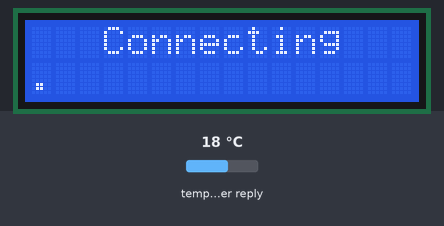
Bench run of a sketch on a simulated ESP8266 (NodeMCU). Shown: 16×2 character LCD. Inputs (shaded band) come from the test bench; at power-on: temperature in the weather reply 18 °C. WiFi joins after 1.5 s; servers stay silent unless stated; web services answer with replies made up by the test bench; what the sketch prints to the serial monitor is not drawn.

Above: at 0.7 s.
At 1.7 s:
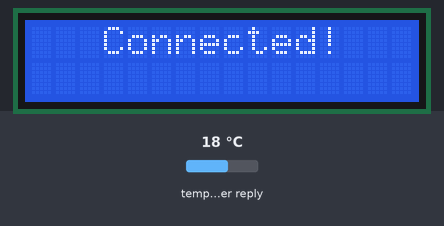
At 2.7 s:
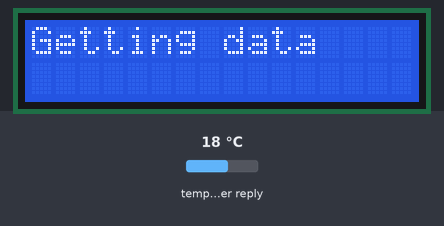
At 4.1 s:
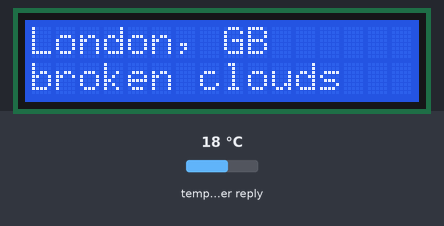
At 9.2 s:
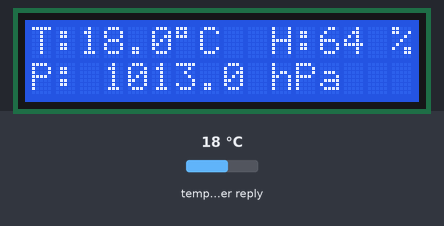

Measured:
- what the display in image 1 shows lasts 1.0 s, from 1.7 s to 2.7 s
- what the display in image 2 shows lasts 1.4 s, from 2.7 s to 4.1 s
- what the display in image 3 shows lasts 5.0 s, from 4.1 s to 9.1 s

The sketch:

Weather_Information.ino
```cpp
#include <ESP8266WiFi.h>
#include <LiquidCrystal_I2C.h>
#include <ArduinoJson.h>
#include <Wire.h>


const char* ssid     = "Your Network Name";                 // SSID of local network
const char* password = "Your Password";                    // Password on network
String APIKEY = "API Key";
String CityID = "CityID";                                 //Your City ID


WiFiClient client;
char servername[]="api.openweathermap.org";              // remote server we will connect to
String result;

int  counter = 60;

String weatherDescription ="";
String weatherLocation = "";
String Country;
float Temperature;
float Humidity;
float Pressure;

LiquidCrystal_I2C lcd(0x3F, 16, 2);    // Address of your i2c LCD back pack should be updated.

void setup() {
  Serial.begin(115200);
  int cursorPosition=0;
  lcd.begin(16, 2);
  lcd.init();
  lcd.backlight();
  lcd.print("   Connecting");
  Serial.println("Connecting");
  WiFi.begin(ssid, password);

             while (WiFi.status() != WL_CONNECTED)
            {
            delay(500);
            lcd.setCursor(cursorPosition,2);
            lcd.print(".");
            cursorPosition++;
            }
  lcd.clear();
  lcd.print("   Connected!");
  Serial.println("Connected");
  delay(1000);
}

void loop() {
    if(counter == 60)                                 //Get new data every 10 minutes
    {
      counter = 0;
      displayGettingData();
      delay(1000);
      getWeatherData();
    }else
    {
      counter++;
      displayWeather(weatherLocation,weatherDescription);
      delay(5000);
      displayConditions(Temperature,Humidity,Pressure);
      delay(5000);
    }
}

void getWeatherData()                                //client function to send/receive GET request data.
{
  if (client.connect(servername, 80))
          {                                         //starts client connection, checks for connection
          client.println("GET /data/2.5/weather?id="+CityID+"&units=metric&APPID="+APIKEY);
          client.println("Host: api.openweathermap.org");
          client.println("User-Agent: ArduinoWiFi/1.1");
          client.println("Connection: close");
          client.println();
          }
  else {
         Serial.println("connection failed");        //error message if no client connect
          Serial.println();
       }

  while(client.connected() && !client.available())
  delay(1);                                          //waits for data
  while (client.connected() || client.available())
       {                                             //connected or data available
         char c = client.read();                     //gets byte from ethernet buffer
         result = result+c;
       }

client.stop();                                      //stop client
result.replace('[', ' ');
result.replace(']', ' ');
Serial.println(result);
char jsonArray [result.length()+1];
result.toCharArray(jsonArray,sizeof(jsonArray));
jsonArray[result.length() + 1] = '\0';
StaticJsonDocument<1024> doc;
DeserializationError error=deserializeJson(doc, jsonArray);

if (error)
  {
    Serial.print("deserializeJson() failed");
    Serial.println(error.c_str());
    return;
  }

String location = doc["name"];
String country = doc["sys"]["country"];
float temperature = doc["main"]["temp"];
float humidity = doc["main"]["humidity"];
String weather = doc["weather"]["main"];
String description = doc["weather"]["description"];
float pressure = doc["main"]["pressure"];
weatherDescription = description;
weatherLocation = location;
Country = country;
Temperature = temperature;
Humidity = humidity;
Pressure = pressure;

}

void displayWeather(String location,String description)
{
  lcd.clear();
  lcd.setCursor(0,0);
  lcd.print(location);
  lcd.print(", ");
  lcd.print(Country);
  lcd.setCursor(0,1);
  lcd.print(description);
}

void displayConditions(float Temperature,float Humidity, float Pressure)
{
 lcd.clear();                            //Printing Temperature
 lcd.print("T:");
 lcd.print(Temperature,1);
 lcd.print((char)223);
 lcd.print("C ");

 lcd.print(" H:");                       //Printing Humidity
 lcd.print(Humidity,0);
 lcd.print(" %");

 lcd.setCursor(0,1);                     //Printing Pressure
 lcd.print("P: ");
 lcd.print(Pressure,1);
 lcd.print(" hPa");
}

void displayGettingData()
{
  lcd.clear();
  lcd.print("Getting data");
}
```
